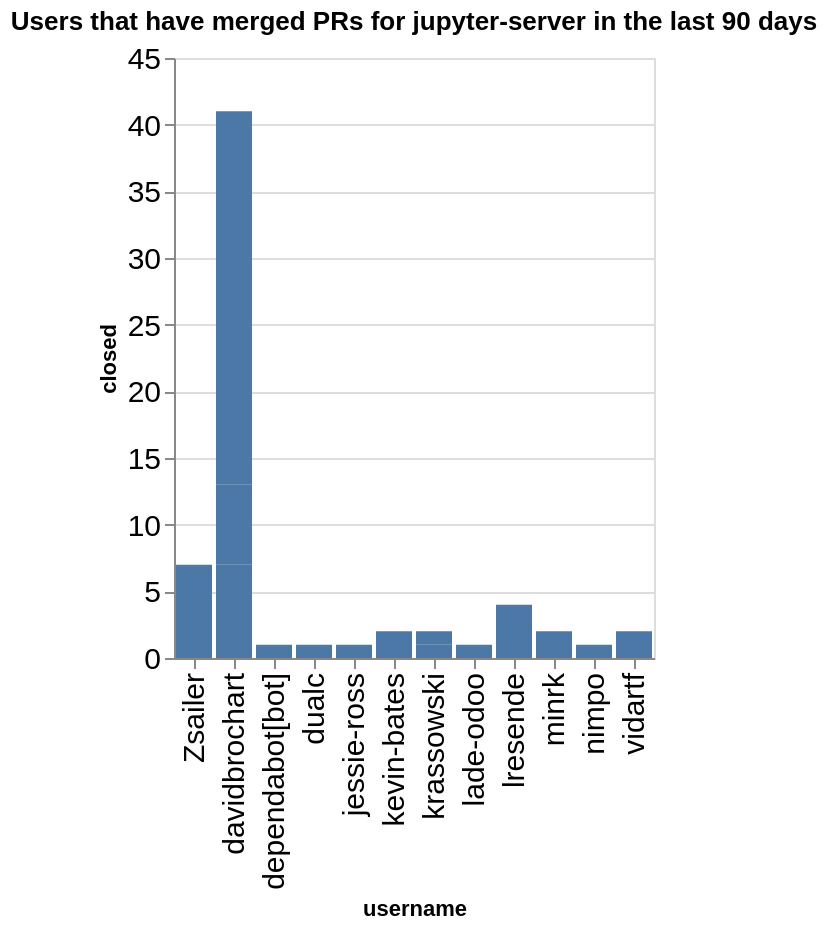

Notebook code cell kept with this figure:
### Code cell
charts = []
title = f"Users that have merged PRs for {github_org} in the last {n_days} days"
ch = alt.Chart(data=closed_by_repo.replace(np.nan, 0), title=title).mark_bar().encode(
    x='username',
    y='closed',
)
ch

### Figure 1 — Vega-Lite specification as saved in the notebook (floating-point values rounded to 4 significant figures)
{"config": {"axisLeft": {"labelFontSize": 15}, "axisBottom": {"labelFontSize": 15}}, "data": {"name": "data-851c6a10a5731f708c38c1126ec40205"}, "mark": {"type": "bar"}, "encoding": {"x": {"field": "username", "type": "nominal"}, "y": {"field": "closed", "type": "quantitative"}}, "title": "Users that have merged PRs for jupyter-server in the last 90 days", "$schema": "https://vega.github.io/schema/vega-lite/v5.20.1.json", "datasets": {"data-851c6a10a5731f708c38c1126ec40205": [{"name": "enterprise_gateway", "username": "lresende", "closed": 4}, {"name": "fps", "username": "davidbrochart", "closed": 7}, {"name": "gateway_provisioners", "username": "kevin-bates", "closed": 2}, {"name": "jupyter-resource-usage", "username": "krassowski", "closed": 1}, {"name": "jupyter-resource-usage", "username": "nimpo", "closed": 1}, {"name": "jupyter_server", "username": "Zsailer", "closed": 6}, {"name": "jupyter_server", "username": "dependabot[bot]", "closed": 1}, {"name": "jupyter_server", "username": "dualc", "closed": 1}, {"name": "jupyter_server", "username": "jessie-ross", "closed": 1}, {"name": "jupyter_server", "username": "lade-odoo", "closed": 1}, {"name": "jupyter_server", "username": "minrk", "closed": 2}, {"name": "jupyter_server", "username": "vidartf", "closed": 2}, {"name": "jupyter_server_terminals", "username": "Zsailer", "closed": 1}, {"name": "jupyter_ydoc", "username": "davidbrochart", "closed": 6}, {"name": "jupyter_ydoc", "username": "krassowski", "closed": 1}, {"name": "jupyverse", "username": "davidbrochart", "closed": 28}]}}
